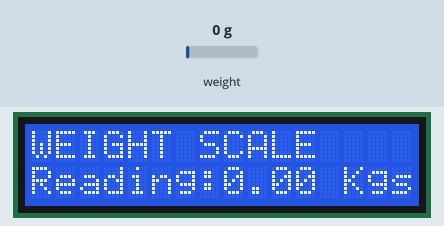
Recording of a sketch running on a simulated Arduino Uno, built with avr-gcc and run on an emulated ATmega328P. On the bench: 16×2 character LCD. The inputs (shaded band) are chosen by the test bench; at power-on: weight on the scale 0 g. What the sketch prints to the serial monitor is not drawn.

Above: at 2.2 s.
2.3 s: weight on the scale set to 100 g
At 3.1 s:
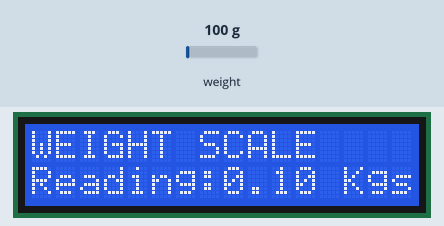
4.0 s: weight on the scale set to 1250 g
At 6.1 s:
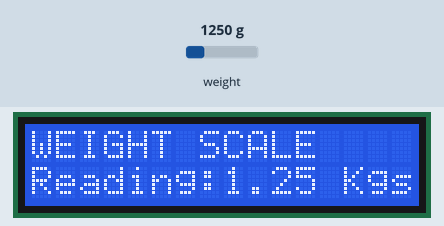
6.4 s: weight on the scale set to 2500 g
At 8.0 s:
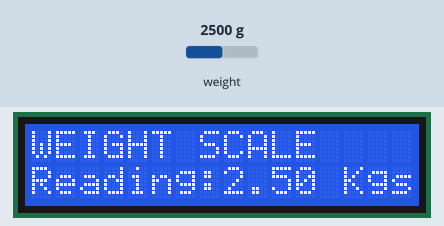
Timing chart, 0 to 9.5 s (numbered marks = the images above; inputs shaded):
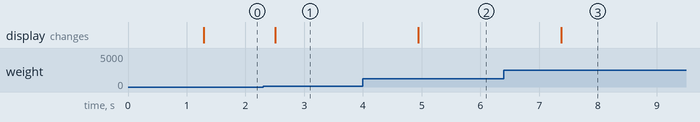

Measured:
- after the input at 2.3 s, the display: changes after 0.21 s (image 1)
- after the input at 4.0 s, the display: changes after 0.94 s (image 2)
- after the input at 6.4 s, the display: changes after 0.98 s (image 3)

The sketch:

sketch_aug06e.ino
```cpp
#include <LiquidCrystal_I2C.h>
#include "HX711.h"
#include <Talkie.h> // Include the Talkie library

#define DEBUG_HX711

#define CALIBRATION_FACTOR 20780.0

LiquidCrystal_I2C lcd(0x3F, 16, 2);
byte pinData = 3;
byte pinClk = 2;

HX711 scale;

void setup() {
  lcd.init();
  lcd.backlight();
  lcd.print("WEIGHT SCALE");

#ifdef DEBUG_HX711
  Serial.begin(9600);
  Serial.println("[HX7] Sensor start HX711");
#endif

  scale.begin(pinData, pinClk);
  scale.set_scale(CALIBRATION_FACTOR);
  scale.tare();

  // Initialize the Talkie library
  Talkie tts;
}

void loop() {
#ifdef DEBUG_HX711
  Serial.print("[HX7] Reading: ");
  Serial.print(scale.get_units(), 2);
  Serial.print(" Kgs");
  Serial.println();
#endif

  float weight = scale.get_units();
  lcd.setCursor(0, 1);
  lcd.print("Reading:");
  lcd.print(weight, 2);
  lcd.print(" Kgs");

  // Convert the weight to a character array (string) to be spoken
  char weightStr[10];
  dtostrf(weight, 5, 2, weightStr);

  // Speak the weight using the Talkie library


  delay(1000); // Add a delay to allow time for the speech to complete before reading the next value
}
```
